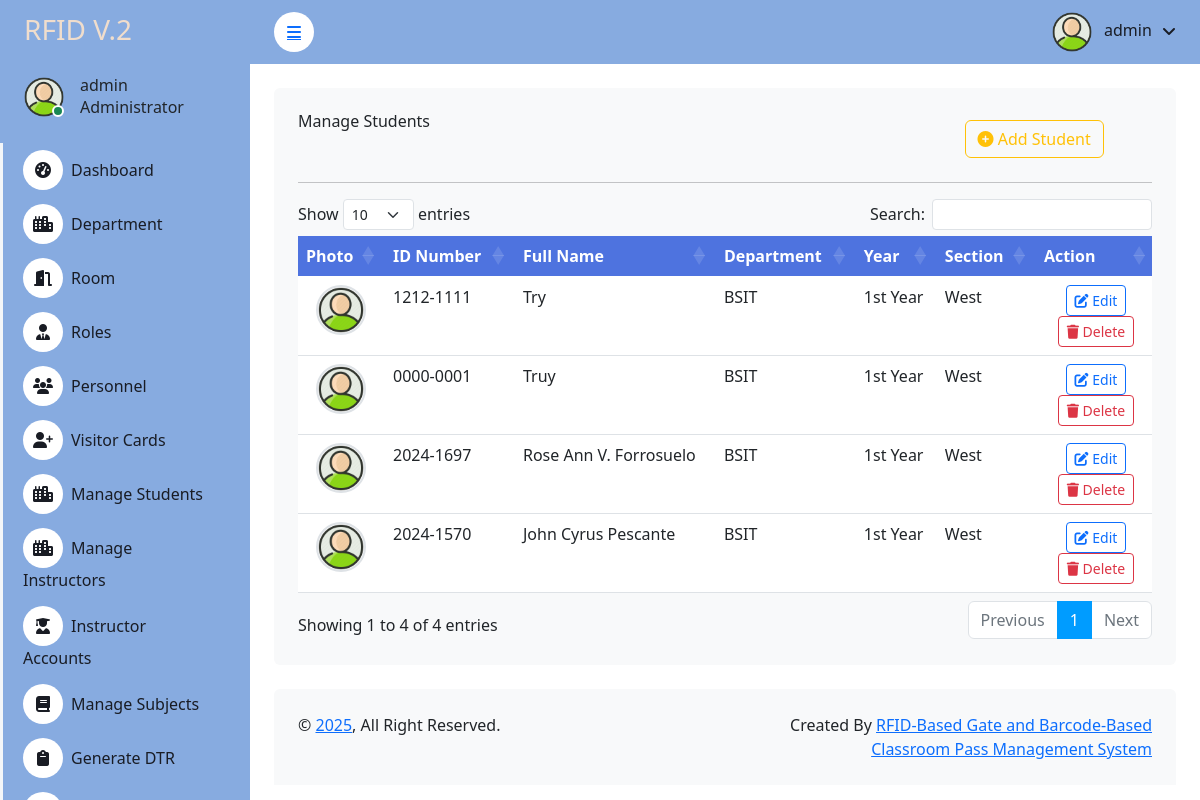
The page /admin/students.php on the database its author committed.
### tables this page shows
CREATE TABLE `user` (
  `id` int(11) NOT NULL,
  `contact` varchar(15) NOT NULL,
  `email` varchar(255) NOT NULL,
  `username` varchar(255) NOT NULL,
  `password` varchar(255) NOT NULL,
  `rfid_number` varchar(50) NOT NULL,
  `failed_attempts` int(11) DEFAULT 0,
  `last_attempt` timestamp NULL DEFAULT NULL,
  `last_login` timestamp NULL DEFAULT NULL,
  `login_count` int(11) DEFAULT 0,
  `is_active` tinyint(1) DEFAULT 1,
  `created_at` timestamp NOT NULL DEFAULT current_timestamp()
);

CREATE TABLE `students` (
  `id` int(11) NOT NULL,
  `id_number` varchar(9) NOT NULL,
  `fullname` varchar(100) NOT NULL,
  `section` varchar(50) NOT NULL,
  `year` varchar(20) NOT NULL,
  `status` varchar(10) NOT NULL,
  `created_at` timestamp NOT NULL DEFAULT current_timestamp(),
  `updated_at` timestamp NOT NULL DEFAULT current_timestamp() ON UPDATE current_timestamp(),
  `department_id` varchar(144) NOT NULL,
  `photo` varchar(25) NOT NULL,
  `date_added` timestamp NULL DEFAULT current_timestamp()
);

CREATE TABLE `department` (
  `department_id` int(11) NOT NULL,
  `department_name` varchar(50) NOT NULL,
  `department_desc` varchar(50) NOT NULL
);

### admin/students.php (the view, shortened to what this page needs)
<?php
include '../connection.php';
function getStudentPhoto($photo) {
    $basePath = '../uploads/students/';
    $defaultPhoto = '../assets/img/2601828.png';
    if (empty($photo) || !file_exists($basePath . $photo)) {
        return $defaultPhoto;
    }
    return $basePath . $photo;
}
?>
<!DOCTYPE html>
<html lang="en">
<?php include 'header.php'; ?>
<head>
    <link href="https://cdn.jsdelivr.net/npm/bootstrap@5.3.0/dist/css/bootstrap.min.css" rel="stylesheet">
    <link rel="stylesheet" href="https://cdnjs.cloudflare.com/ajax/libs/font-awesome/6.4.0/css/all.min.css">
    <link rel="stylesheet" href="https://cdn.datatables.net/1.13.6/css/dataTables.bootstrap5.min.css">
    <link rel="stylesheet" href="https://cdn.jsdelivr.net/npm/sweetalert2@11/dist/sweetalert2.min.css">
    <link rel="stylesheet" href="https://cdn.jsdelivr.net/npm/bootstrap-icons@1.11.0/font/bootstrap-icons.css">
</head>
<body>
    <div class="container-fluid position-relative bg-white d-flex p-0">
        <?php include 'sidebar.php'; ?>
        <div class="content">
            <?php include 'navbar.php'; ?>
            <div class="container-fluid pt-4 px-4">
                <div class="col-sm-12 col-xl-12">
                    <div class="bg-light rounded h-100 p-4">
                        <div class="row">
                            <div class="col-9">
                                <h6 class="mb-4">Manage Students</h6>
                            </div>
                            <div class="col-3">
                                <button type="button" class="btn btn-outline-warning m-2" data-bs-toggle="modal" data-bs-target="#studentModal">
                                    <i class="fas fa-plus-circle"></i> Add Student
                                </button>
                            </div>
                        </div>
                        <hr>
                        <div class="table-responsive">
                            <table class="table table-border" id="myDataTable">
                                <thead>
                                    <tr>
                                        <th scope="col">Photo</th>
                                        <th scope="col">ID Number</th>
                                        <th scope="col">Full Name</th>
                                        <th scope="col">Department</th>
                                        <th scope="col">Year</th>
                                        <th scope="col">Section</th>
                                        <th scope="col">Action</th>
                                    </tr>
                                </thead>
                                <tbody>
                                    <?php
                                    $results = mysqli_query($db, "SELECT s.*, d.department_name
                                                                FROM students s
                                                                LEFT JOIN department d
                                                                ON s.department_id = d.department_id
                                                                ORDER BY s.id DESC");
                                    ?>
                                    <?php while ($row = mysqli_fetch_array($results)) {
                                        $photoPath = getStudentPhoto($row['photo']);
                                    ?>
                                    <tr class="table-<?php echo $row['id'];?>" data-student-id="<?php echo $row['id'];?>">
                                        <td>
                                            <center>
                                                <img class="photo student-photo" src="<?php echo $photoPath; ?>"
                                                     onerror="this.onerror=null; this.src='../assets/img/default-avatar.png';">
                                            </center>
                                        </td>
                                        <td class="student_id"><?php echo $row['id_number']; ?></td>
                                        <td><?php echo $row['fullname']; ?></td>
                                        <td><?php echo $row['department_name']; ?></td>
                                        <td><?php echo $row['year']; ?></td>
                                        <td><?php echo $row['section']; ?></td>
                                        <td width="14%">
                                            <center>
                                                <button data-id="<?php echo $row['id'];?>"
                                                        class="btn btn-outline-primary btn-sm btn-edit e_student_id">
                                                    <i class="fas fa-edit"></i> Edit
                                                </button>
                                                <button student_name="<?php echo $row['fullname']; ?>"
                                                        data-id="<?php echo $row['id']; ?>"
                                                        class="btn btn-outline-danger btn-sm btn-del d_student_id">
                                                    <i class="fas fa-trash"></i> Delete
                                                </button>
                                            </center>
                                        </td>
                                    </tr>
                                    <?php } ?>
                                </tbody>
                            </table>
                        </div>
                    </div>
                </div>
            </div>
            <?php include 'footer.php'; ?>
        </div>
</body>
</html>

### admin/sidebar.php (shortened to what this page needs)
<?php
$current_page = basename($_SERVER['PHP_SELF']);
include '../connection.php';
$username = "";
$sql1 = "SELECT * FROM user LIMIT 1";
$result1 = $db->query($sql1);
if ($result1->num_rows > 0) {
    $row = $result1->fetch_assoc();
    $username = $row['username'];
}
?>
<div class="sidebar pe-4 pb-3" style="background-color:  #87abe0ff">
    <nav class="navbar navbar-light">
        <a href="dashboard" class="navbar-brand mx-4 mb-3">
            <h3 class="text" style="color: #f0ddcc">RFID V.2</h3>
        </a>
        <div class="d-flex align-items-center ms-4 mb-4">
            <div class="position-relative">
                <img class="rounded-circle" src="img\2601828.png" alt="" style="width: 40px; height: 40px;">
                <div class="bg-success rounded-circle border border-2 border-white position-absolute end-0 bottom-0 p-1"></div>
            </div>
            <div class="ms-3">
                <h6 class="mb-0"><?php echo $username; ?></h6>
                <span>Administrator</span>
            </div>
        </div>
        <div class="navbar-nav w-100">
            <a href="dashboard.php" class="nav-item nav-link <?php echo ($current_page == 'dashboard') ? 'active' : ''; ?>">
                <i class="fa fa-tachometer-alt me-2"></i>Dashboard
            </a>
            <a href="department.php" class="nav-item nav-link <?php echo ($current_page == 'department') ? 'active' : ''; ?>">
                <i class="fa fa-city me-2"></i>Department
            </a>
            <a href="room.php" class="nav-item nav-link <?php echo ($current_page == 'room') ? 'active' : ''; ?>">
                <i class="fa fa-door-open me-2"></i>Room
            </a>
            <a href="role.php" class="nav-item nav-link <?php echo ($current_page == 'role') ? 'active' : ''; ?>">
                <i class="fa fa-user-tie me-2"></i>Roles
            </a>
            <a class="nav-item nav-link collapsed <?php echo in_array($current_page, ['personell', 'personell_logs']) ? 'active' : ''; ?>"
               href="personell.php"
               data-bs-toggle="collapse"
               data-bs-target="#personnelSubmenu"
               aria-expanded="<?php echo in_array($current_page, ['personell', 'personell_logs']) ? 'true' : 'false'; ?>">
                <i class="fa fa-users me-2"></i>Personnel
            </a>
            <a class="nav-item nav-link collapsed <?php echo in_array($current_page, ['visitor', 'visitor_logs']) ? 'active' : ''; ?>"
               href="visitor.php"
               data-bs-toggle="collapse"
               data-bs-target="#visitorSubmenu"
               aria-expanded="<?php echo in_array($current_page, ['visitor', 'visitor_logs']) ? 'true' : 'false'; ?>">
                <i class="fa fa-user-plus me-2"></i>Visitor Cards
            </a>
           <a href="students.php" class="nav-item nav-link <?php echo ($current_page == 'students') ? 'active' : ''; ?>">
                <i class="fa fa-city me-2"></i>Manage Students
            </a>
             <a href="instructors.php" class="nav-item nav-link <?php echo ($current_page == 'instructors') ? 'active' : ''; ?>">
                <i class="fa fa-city me-2"></i>Manage Instructors
            </a>
                        <a href="instructor_accounts.php" class="nav-item nav-link <?php echo ($current_page == 'instructor_accounts') ? 'active' : ''; ?>">
                            <i class="fa fa-user-graduate me-2"></i>Instructor Accounts
                        </a>
            <a href="manage_subjects.php" class="nav-item nav-link <?php echo ($current_page == 'subjects') ? 'active' : ''; ?>">
                <i class="fa fa-book me-2"></i>Manage Subjects
            </a>
            <a href="dtr.php" class="nav-item nav-link <?php echo ($current_page == 'dtr') ? 'active' : ''; ?>">
                <i class="fa fa-clipboard me-2"></i>Generate DTR
            </a>
            <a href="student_logs.php" class="nav-item nav-link <?php echo ($current_page == 'attendance_log') ? 'active' : ''; ?>">
                <i class="fa fa-book me-2"></i>Attendance Log
            </a>
        </div>
    </nav>
</div>

### admin/navbar.php (shortened to what this page needs)
<?php
include '../connection.php';
$username = "";
$sql1 = "SELECT * FROM user LIMIT 1";
$result1 = $db->query($sql1);
if ($result1->num_rows > 0) {
    $row = $result1->fetch_assoc();
    $username = $row['username'];
}
?>
 <nav class="navbar navbar-expand  navbar-light sticky-top px-4 py-0" style="background-color: #87abe0ff">
                <a href="#" class="sidebar-toggler flex-shrink-0">
                    <i class="fa fa-bars"></i>
                </a>
                <div class="navbar-nav align-items-center ms-auto">
                    <div class="nav-item dropdown">
                        <a href="#" class="nav-link dropdown-toggle" data-bs-toggle="dropdown">
                            <img class="rounded-circle me-lg-2" src="img\2601828.png" alt="" style="width: 40px; height: 40px;">
                            <span class="d-none d-lg-inline-flex"><?php echo $username; ?></span>
                        </a>
                    </div>
                </div>
            </nav>

### admin/css/style.css (style rules this page uses)
:root { --primary: #009CFF; --light: #F3F6F9; --dark: #191C24; }
.btn { transition: .5s; }
.sidebar { position: fixed; top: 0; left: 0; bottom: 0; width: 250px; height: 100vh; overflow-y: auto; background: var(--light); transition: 0.5s; z-index: 999; }
.content { margin-left: 250px; min-height: 100vh; background: #FFFFFF; transition: 0.5s; }
@media (min-width: 992px) { .sidebar { margin-left: 0; } }
@media (min-width: 992px) { .content { width: calc(100% - 250px); } }
.sidebar .navbar .navbar-nav .nav-link { padding: 7px 20px; color: var(--dark); font-weight: 500; border-left: 3px solid var(--light); border-radius: 0 30px 30px 0; outline: none; }
.sidebar .navbar .navbar-nav .nav-link i { width: 40px; height: 40px; display: inline-flex; align-items: center; justify-content: center; background: #FFFFFF; border-radius: 40px; }
.content .navbar .navbar-nav .nav-link { margin-left: 25px; padding: 12px 0; color: var(--dark); outline: none; }
.content .navbar .sidebar-toggler, .content .navbar .navbar-nav .nav-link i { width: 40px; height: 40px; display: inline-flex; align-items: center; justify-content: center; background: #FFFFFF; border-radius: 40px; }
.content .navbar .dropdown-toggle::after { margin-left: 6px; vertical-align: middle; border: none; content: "\f107"; font-family: "Font Awesome 5 Free"; font-weight: 900; transition: .5s; }

### admin/students.php (style rules this page uses)
.bg-light { background-color: #f8f9fa !important; }
.table th { background-color: #4e73df; color: white; }
.btn-del { transition: all 0.3s ease; }
.student-photo { width: 50px; height: 50px; border-radius: 50%; object-fit: cover; border: 2px solid #dee2e6; }

### rows shown on the page
user: username "admin"
students: id_number "1212-1111", fullname "Try", department.department_name "BSIT", year "1st Year", section "West"
students: id_number "0000-0001", fullname "Truy", department.department_name "BSIT", year "1st Year", section "West"
students: id_number "2024-1697", fullname "Rose Ann V. Forrosuelo", department.department_name "BSIT", year "1st Year", section "West"
students: id_number "2024-1570", fullname "John Cyrus Pescante", department.department_name "BSIT", year "1st Year", section "West"
